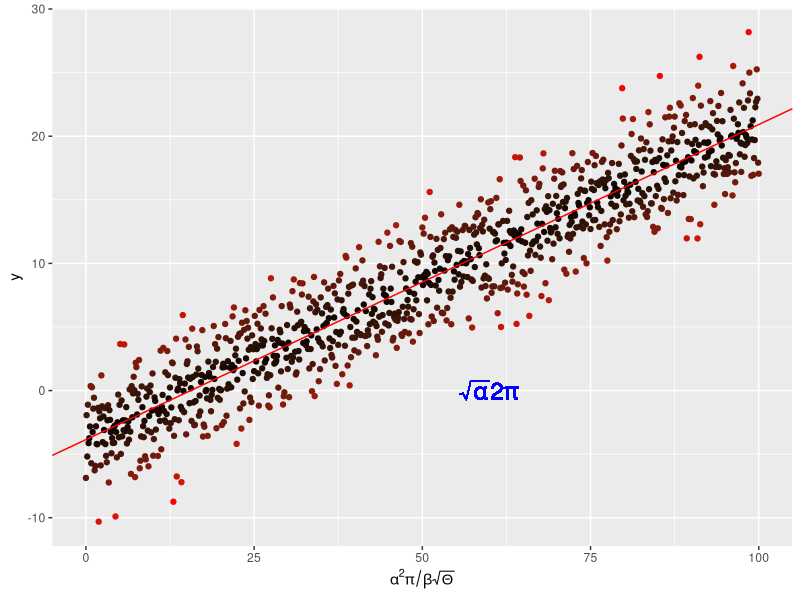

Generate this figure with R: (Note: this script raises an error after producing the figure.)
# Author: Yuchen Yang (yy5819@ic.ac.uk)
# Version: 0.0.1
## Clear the directory ##

rm(list=ls())

require(ggplot2)

x <- seq(0, 100, by = 0.1)
y <- -4. + 0.25 * x +
  rnorm(length(x), mean = 0., sd = 2.5)

# and put them in a dataframe
my_data <- data.frame(x = x, y = y)

# perform a linear regression
my_lm <- summary(lm(y ~ x, data = my_data))

# plot the data
p <-  ggplot(my_data, aes(x = x, y = y,
                          colour = abs(my_lm$residual))
             ) +
  geom_point() +
  scale_colour_gradient(low = "black", high = "red") +
  theme(legend.position = "none") +
  scale_x_continuous(
    expression(alpha^2 * pi / beta * sqrt(Theta)))

# add the regression line
p <- p + geom_abline(
  intercept = my_lm$coefficients[1][1],
  slope = my_lm$coefficients[2][1],
  colour = "red")
# throw some math on the plot
p <- p + geom_text(aes(x = 60, y = 0,
                       label = "sqrt(alpha) * 2* pi"), 
                       parse = TRUE, size = 6, 
                       colour = "blue")


pdf("../Results/MyLinReg.pdf")
print(p)
graphics.off()
